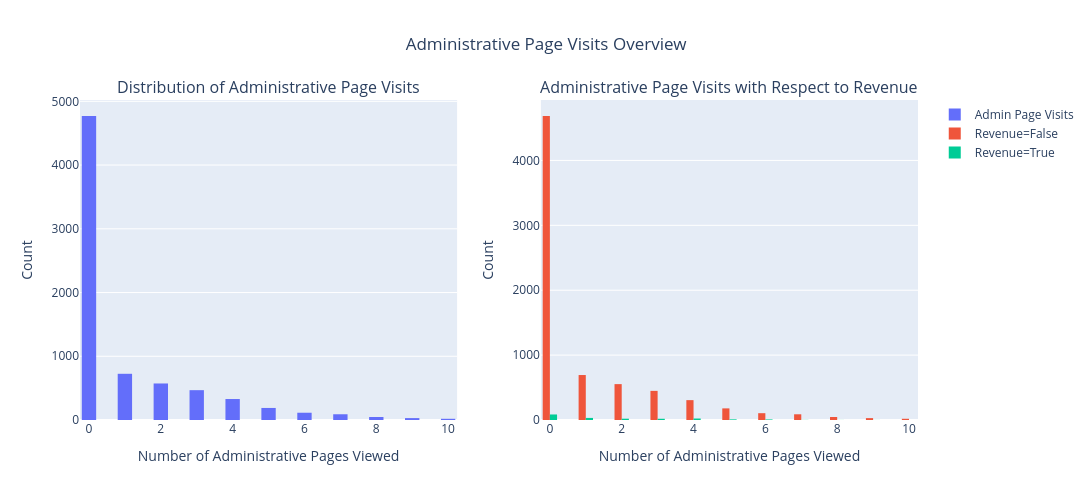

The cell this chart's notebook holds for it:
### Code cell
fig_admin = make_subplots(
    rows=1, cols=2,
    specs=[[{"type": "xy"}, {"type": "xy"}]],
    subplot_titles=[
        "Distribution of Administrative Page Visits",
        "Administrative Page Visits with Respect to Revenue"
    ]
)

#LEFT
fig_admin.add_trace(
    go.Histogram(
        x=df_cleaned["Administrative"],
        nbinsx=30,
        name="Admin Page Visits"
    ),
    row=1, col=1
)

#RIGHT
for val, label in [(False, "Revenue=False"), (True, "Revenue=True")]:
    sub = df_cleaned[df_cleaned["Revenue"] == val]
    fig_admin.add_trace(
        go.Histogram(
            x=sub["Administrative"],
            nbinsx=30,
            name=label
        ),
        row=1, col=2
    )

#FORMAT
fig_admin.update_layout(
    title_text="Administrative Page Visits Overview",
    title_x=0.5,
    barmode='group',
    height=500,
    width=1100
)

fig_admin.update_xaxes(title_text="Number of Administrative Pages Viewed", row=1, col=1)
fig_admin.update_yaxes(title_text="Count", row=1, col=1)

fig_admin.update_xaxes(title_text="Number of Administrative Pages Viewed", row=1, col=2)
fig_admin.update_yaxes(title_text="Count", row=1, col=2)

fig_admin.show()

### Figure 1 — Plotly figure (JSON) as saved in the notebook; plotly's stock layout.template omitted (floating-point values rounded to 4 significant figures; data arrays with more than 128 entries replaced by an {"elided": "..."} marker saying what was removed)
{"data": [{"name": "Admin Page Visits", "nbinsx": 30, "type": "histogram", "x": {"elided": "7354 int values"}, "xaxis": "x", "yaxis": "y"}, {"name": "Revenue=False", "nbinsx": 30, "type": "histogram", "x": {"elided": "7152 int values"}, "xaxis": "x2", "yaxis": "y2"}, {"name": "Revenue=True", "nbinsx": 30, "type": "histogram", "x": {"elided": "202 int values"}, "xaxis": "x2", "yaxis": "y2"}], "layout": {"annotations": [{"font": {"size": 16}, "showarrow": false, "text": "Distribution of Administrative Page Visits", "x": 0.225, "xanchor": "center", "xref": "paper", "y": 1, "yanchor": "bottom", "yref": "paper"}, {"font": {"size": 16}, "showarrow": false, "text": "Administrative Page Visits with Respect to Revenue", "x": 0.775, "xanchor": "center", "xref": "paper", "y": 1, "yanchor": "bottom", "yref": "paper"}], "barmode": "group", "height": 500, "title": {"text": "Administrative Page Visits Overview", "x": 0.5}, "width": 1100, "xaxis": {"anchor": "y", "domain": [0, 0.45], "title": {"text": "Number of Administrative Pages Viewed"}}, "xaxis2": {"anchor": "y2", "domain": [0.55, 1], "title": {"text": "Number of Administrative Pages Viewed"}}, "yaxis": {"anchor": "x", "domain": [0, 1], "title": {"text": "Count"}}, "yaxis2": {"anchor": "x2", "domain": [0, 1], "title": {"text": "Count"}}}}
